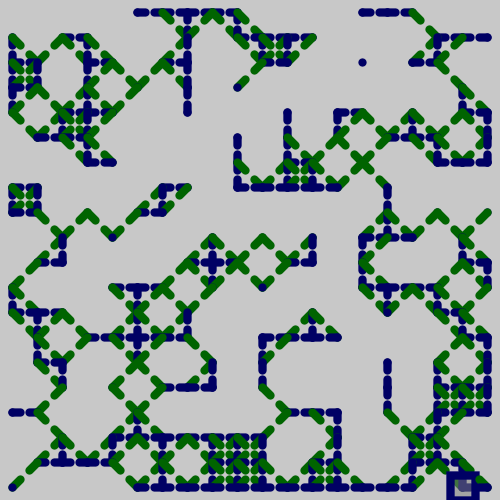

Write the Python code that produced this figure.
# This is a py5 "module mode" sketch
# learn about py5 modes at https://py5coding.org

"""
Based on s337 2018-12-01
"""
import py5
from random import choice

CELL_SIZE = 25

def setup():
    py5.size(500, 500)
    py5.rect_mode(py5.CENTER)
    init_grid(py5.width // CELL_SIZE, py5.height // CELL_SIZE)

def init_grid(w, h):
    for i in range(w):
        for j in range(h):
            Cell((i,j), CELL_SIZE, choice((True, False)))
            
def draw():
    py5.background(200)
    for c in Cell.grid.values():
        c.play()

def key_pressed():
    if py5.key == "s":
        py5.save_frame("###.png")                                    
                                                                                                            
       

class Cell():
    # neighbours list
    NL = ((-1, -1), (+0, -1), (+1, -1),
          (-1, +0), (+0, +0), (+1, +0),
          (-1, +1), (+0, +1), (+1, +1))
    ONL = ((+0, -1),
           (-1, +0), (+0, +0), (+1, +0),
           (+0, +1))
    grid = dict()

    def __init__(self, index, CELL_SIZE, state=False):
        self.grid[index] = self 
        self.index = index
        self.state = state
        self.size_ = CELL_SIZE
        self.mouse_down = False
        i, j = index
        self.pos = py5.Py5Vector(
            self.size_ / 2 + i * self.size_,
            self.size_ / 2 + j * self.size_)

    def play(self):
        hs = self.size_ / 2
        px, py = self.pos.x, self.pos.y
        self.mouse_on = (px - hs < py5.mouse_x < px + hs and
                         py - hs < py5.mouse_y < py + hs)
        if self.mouse_on and py5.is_mouse_pressed:
            self.mouse_down = True
        if self.mouse_down and not py5.is_mouse_pressed:
            self.state = not self.state
            self.mouse_down = False
        self.plot()

    def plot(self):
        py5.fill(255)
        py5.stroke_weight(1)
        #py5.rect(self.pos.x, self.pos.y, self.size_, self.size_)
        if self.state:
            third = self.size_ / 3
            if py5.key != py5.CODED:
                nbs = self.NL
            else:
                nbs = self.ONL
            i, j = self.index[0], self.index[1]
            py5.stroke_weight(third)
            for (ni, nj) in nbs:
                nb = self.grid.get((i + ni, j + nj), None)
                if nb and nb.state:
                    if (ni, nj) in self.ONL:
                        py5.stroke(0, 0, 100)
                    else:
                        py5.stroke(0, 100, 0)
                    py5.line(
                        self.pos.x + ni * third,
                        self.pos.y + nj * third,
                        self.pos.x, self.pos.y)

        if self.mouse_on:
            with py5.push_style():
                py5.fill(128, 128)
                py5.rect(self.pos.x, self.pos.y,
                     self.size_,
                     self.size_
                )
       
py5.run_sketch(block=False)

    
